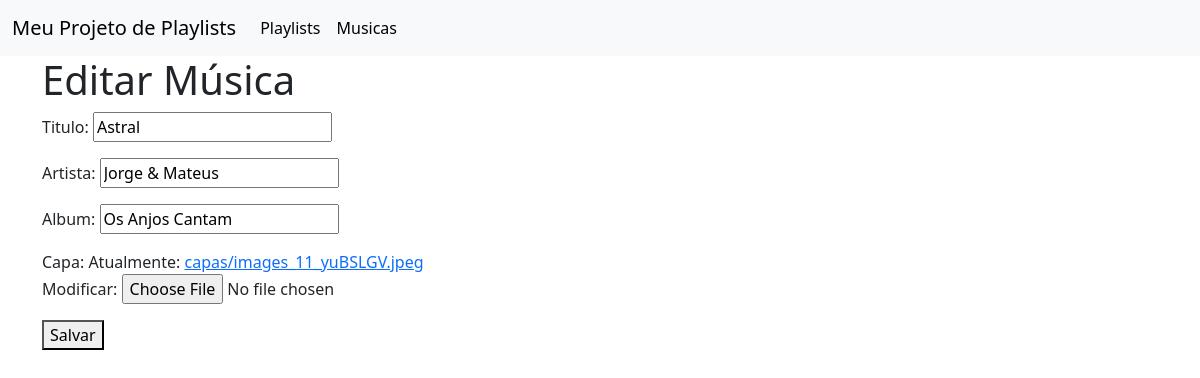
/musicas/3/edit/, run on the app's committed database.
### playlist/models.py (models this page shows, shortened)
class Musica(models.Model):
    titulo = models.CharField(max_length=100)
    artista = models.CharField(max_length=100)
    album = models.CharField(max_length=100,blank=True)
    capa = models.ImageField(upload_to='capas/', validators=[FileExtensionValidator(['png', 'jpg', 'jpeg'])])

### playlist/views.py (the view)
# urls.py: path('musicas/<int:pk>/edit/', MusicaUpdateView.as_view(), name='musica_update'),
class MusicaUpdateView(UpdateView):
    model = Musica
    form_class = MusicaForm
    template_name = 'musicas/musica_form.html'
    success_url = reverse_lazy('musica_list')

### playlist/forms.py
class MusicaForm(forms.ModelForm):
    class Meta:
        model = Musica
        fields = '__all__'

### playlist/templates/musicas/musica_form.html (shortened to what this page needs)
{% extends 'base.html' %}
{% block content %}
<h1>{% if form.instance.pk %}Editar{% else %}Criar{% endif %} Música</h1>
<form method="post" enctype="multipart/form-data">
    {{ form.as_p }}
    <button type="submit">Salvar</button>
</form>
{% endblock %}

### data on the page
Musica: titulo "Astral", artista "Jorge & Mateus", album "Os Anjos Cantam"
